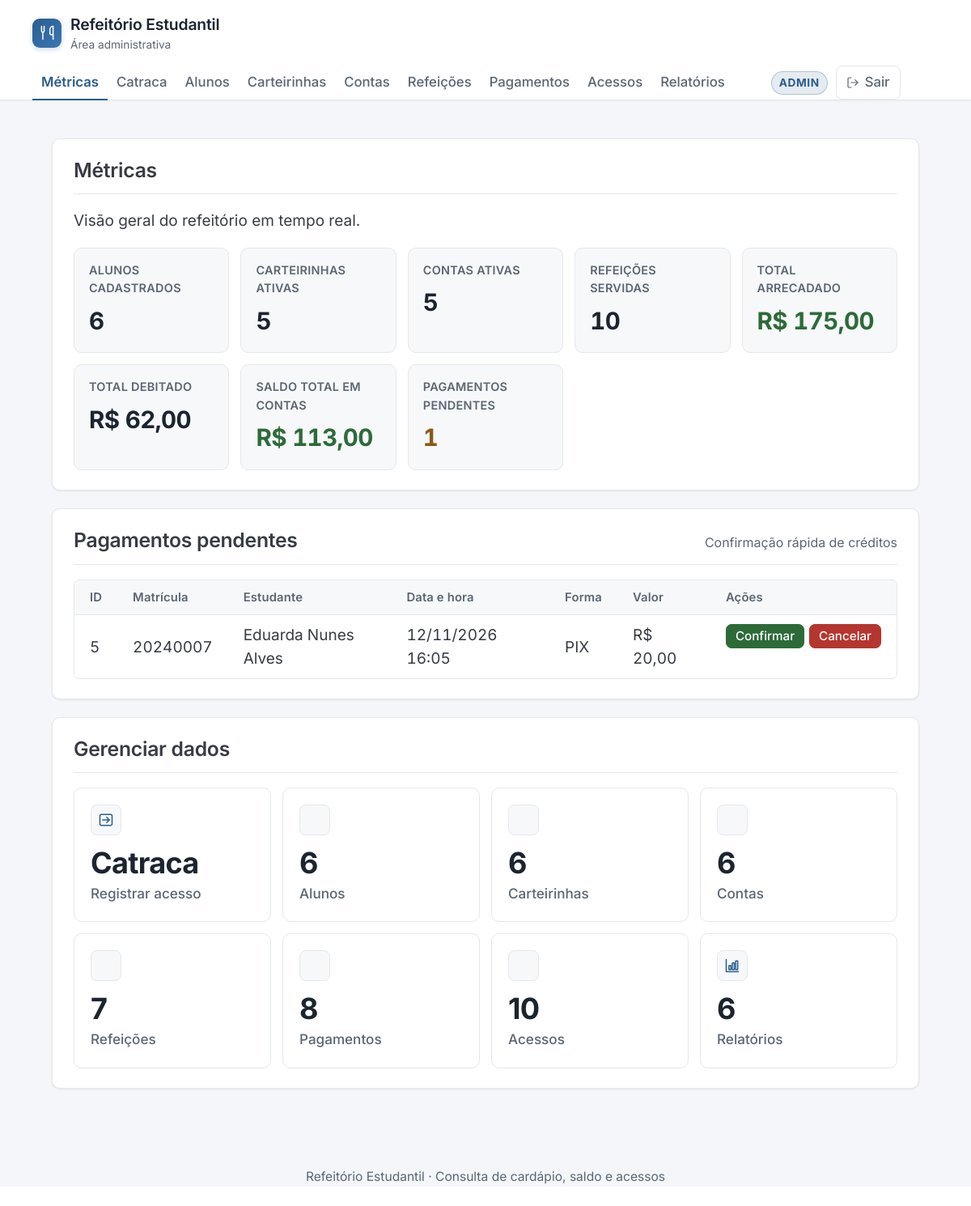
/admin.php (signed in), run on the app's committed database.
### tables this page shows
CREATE TABLE pagamento (
    id_pagamento    INT AUTO_INCREMENT,
    id_conta        INT           NOT NULL,
    valor           DECIMAL(8,2)  NOT NULL,
    data_hora       DATETIME      NOT NULL DEFAULT CURRENT_TIMESTAMP,
    forma_pagamento VARCHAR(10)   NOT NULL,
    status          VARCHAR(10)   NOT NULL DEFAULT 'PENDENTE',
    CONSTRAINT pk_pagamento PRIMARY KEY (id_pagamento),
    CONSTRAINT fk_pag_conta FOREIGN KEY (id_conta) REFERENCES conta (id_conta),
    CONSTRAINT ck_pag_valor CHECK (valor > 0),
    CONSTRAINT ck_pag_forma CHECK (forma_pagamento IN ('PIX', 'CARTAO', 'DINHEIRO')),
    CONSTRAINT ck_pag_status CHECK (status IN ('PENDENTE', 'CONFIRMADO', 'CANCELADO'))
);

CREATE TABLE aluno (
    id_aluno   INT AUTO_INCREMENT,
    matricula  VARCHAR(20)  NOT NULL,
    nome       VARCHAR(100) NOT NULL,
    curso      VARCHAR(60)  NOT NULL,
    email      VARCHAR(100) NOT NULL,
    CONSTRAINT pk_aluno PRIMARY KEY (id_aluno),
    CONSTRAINT uq_aluno_matricula UNIQUE (matricula),
    CONSTRAINT uq_aluno_email UNIQUE (email)
);

### config.php (called while the page is built, shortened)
<?php
function h($s)
{
    return htmlspecialchars((string)$s, ENT_QUOTES, 'UTF-8');
}
function reais($v): string
{
    return 'R$ ' . number_format((float)$v, 2, ',', '.');
}

### admin.php (the view, shortened to what this page needs)
<?php
require 'config.php';
$totAlunos   = (int)escalar($conn, "SELECT COUNT(*) FROM aluno");
$cartAtivas  = (int)escalar($conn, "SELECT COUNT(*) FROM carteirinha WHERE status='ATIVA'");
$contasAtivas= (int)escalar($conn, "SELECT COUNT(*) FROM conta WHERE status='ATIVA'");
$refServidas = (int)escalar($conn, "SELECT COUNT(*) FROM acesso");
$arrecadado  = (float)escalar($conn, "SELECT IFNULL(SUM(valor),0) FROM pagamento WHERE status='CONFIRMADO'");
$pendentes   = (int)escalar($conn, "SELECT COUNT(*) FROM pagamento WHERE status='PENDENTE'");
$saldoTotal  = (float)escalar($conn, "SELECT IFNULL(SUM(saldo),0) FROM vw_saldo");
$debitado    = (float)escalar($conn, "SELECT IFNULL(SUM(valor_debitado),0) FROM acesso");
$pagPendentes = [];
if ($pendentes > 0) {
    $pagPendentes = $conn->query(
        "SELECT p.id_pagamento, p.valor, p.data_hora, p.forma_pagamento, a.matricula, a.nome
           FROM pagamento p
           JOIN conta c ON c.id_conta = p.id_conta
           JOIN aluno a ON a.id_aluno = c.id_aluno
          WHERE p.status = 'PENDENTE'
          ORDER BY p.data_hora, p.id_pagamento"
    )->fetch_all(MYSQLI_ASSOC);
}
$metricas = [
    ['Alunos cadastrados',    number_format($totAlunos, 0, ',', '.'), ''],
    ['Carteirinhas ativas',   number_format($cartAtivas, 0, ',', '.'), ''],
    ['Contas ativas',         number_format($contasAtivas, 0, ',', '.'), ''],
    ['Refeições servidas',    number_format($refServidas, 0, ',', '.'), ''],
    ['Total arrecadado',      reais($arrecadado), 'pos'],
    ['Total debitado',        reais($debitado), ''],
    ['Saldo total em contas', reais($saldoTotal), $saldoTotal < 0 ? 'neg' : 'pos'],
    ['Pagamentos pendentes',  number_format($pendentes, 0, ',', '.'), $pendentes > 0 ? 'avi' : ''],
];
$sv = 'viewBox="0 0 24 24" fill="none" stroke="currentColor" stroke-width="1.8" stroke-linecap="round" stroke-linejoin="round"';
$ICONES = [
    'aluno'       => "<svg $sv><path d='M22 10v6'/><path d='M2 10l10-5 10 5-10 5z'/><path d='M6 12v5c3 3 9 3 12 0v-5'/></svg>",
    'carteirinha' => "<svg $sv><rect x='2' y='5' width='20' height='14' rx='2'/><circle cx='8' cy='11' r='2'/><path d='M14 10h4'/><path d='M14 14h4'/><path d='M5 16c.6-1.2 1.7-2 3-2s2.4.8 3 2'/></svg>",
    'conta'       => "<svg $sv><rect x='2' y='5' width='20' height='14' rx='2'/><path d='M2 10h20'/></svg>",
    'refeicao'    => "<svg $sv><path d='M3 2v7a2 2 0 0 0 2 2 2 2 0 0 0 2-2V2'/><path d='M5 11v11'/><path d='M12 2a3 3 0 0 0-3 3v6a2 2 0 0 0 2 2h2V2z'/><path d='M12 13v9'/><path d='M19 2a3 3 0 0 0-3 3v6h3'/><path d='M19 11v11'/></svg>",
    'pagamento'   => "<svg $sv><rect x='2' y='6' width='20' height='12' rx='2'/><circle cx='12' cy='12' r='2.5'/><path d='M6 12h.01'/><path d='M18 12h.01'/></svg>",
    'acesso'      => "<svg $sv><path d='M15 3h4a2 2 0 0 1 2 2v14a2 2 0 0 1-2 2h-4'/><path d='M10 17l5-5-5-5'/><path d='M15 12H3'/></svg>",
];
require 'header.php';
?>
<div class="card">
    <h2>Métricas</h2>
    <p>Visão geral do refeitório em tempo real.</p>
    <div class="metricas">
        <?php foreach ($metricas as [$rot, $val, $cor]): ?>
            <div class="bloco">
                <div class="rot"><?= h($rot) ?></div>
                <div class="val <?= h($cor) ?>"><?= h($val) ?></div>
            </div>
        <?php endforeach; ?>
    </div>
</div>
<?php if ($pagPendentes): ?>
<div class="card">
    <div class="card-topo">
        <h2>Pagamentos pendentes</h2>
        <span class="card-sub">Confirmação rápida de créditos</span>
    </div>
    <div class="tabela-wrap">
        <table>
            <tr><th>ID</th><th>Matrícula</th><th>Estudante</th><th>Data e hora</th><th>Forma</th><th>Valor</th><th>Ações</th></tr>
            <?php foreach ($pagPendentes as $p): ?>
                <tr>
                    <td><?= (int)$p['id_pagamento'] ?></td>
                    <td><?= h($p['matricula']) ?></td>
                    <td><?= h($p['nome']) ?></td>
                    <td><?= h(date('d/m/Y H:i', strtotime($p['data_hora']))) ?></td>
                    <td><?= h($p['forma_pagamento']) ?></td>
                    <td><?= h(reais($p['valor'])) ?></td>
                    <td class="acoes">
                        <form class="inline" method="post" action="admin.php">
                            <button class="btn peq ok" type="submit">Confirmar</button>
                        </form>
                        <form class="inline" method="post" action="admin.php" onsubmit="return confirm('Cancelar este pagamento?');">
                            <button class="btn peq perigo" type="submit">Cancelar</button>
                        </form>
                    </td>
                </tr>
            <?php endforeach; ?>
        </table>
    </div>
</div>
<?php endif; ?>
<div class="card">
    <h2>Gerenciar dados</h2>
    <div class="grade">
        <a href="catraca.php">
            <div class="icone" aria-hidden="true"><svg <?= $sv ?>><rect x='3' y='4' width='18' height='16' rx='2'/><path d='M7 12h10'/><path d='M13 8l4 4-4 4'/></svg></div>
            <strong>Catraca</strong>
            <span class="rotulo">Registrar acesso</span>
        </a>
    <?php foreach ($TABELAS as $nome => $cfg):
        $total = $conn->query("SELECT COUNT(*) AS n FROM `$nome`")->fetch_assoc()['n']; ?>
        <a href="crud.php?t=<?= h($nome) ?>">
            <div class="icone" aria-hidden="true"><?= $ICONES[$nome] ?? '' ?></div>
            <strong><?= (int)$total ?></strong>
            <span class="rotulo"><?= h($cfg['titulo']) ?></span>
        </a>
    <?php endforeach; ?>
        <a href="relatorios.php">
            <div class="icone" aria-hidden="true"><svg <?= $sv ?>><path d="M3 3v18h18"/><rect x="7" y="12" width="3" height="6"/><rect x="12" y="8" width="3" height="10"/><rect x="17" y="5" width="3" height="13"/></svg></div>
            <strong>6</strong>
            <span class="rotulo">Relatórios</span>
        </a>
    </div>
</div>
<?php require 'footer.php'; ?>

### header.php (style rules this page uses)
:root { --marca: #2a5d8f; --marca-forte: #214c76; --acento: #2a5d8f; --bg: #f4f6f9; --superficie: #ffffff; --superficie-2: #f7f8fa; --borda: #e4e7ec; --borda-forte: #cfd5de; --texto: #1c2430; --texto-suave: #5b6673; --ok-bg: #edf6ee; --ok-bd: #c3e2c7; --ok-tx: #2c6b38; --erro-bg: #fbeeed; --erro-bd: #eccbc8; --erro-tx: #9e342d; --avi-bg: #fbf4e6; --avi-bd: #ecd9ad; --avi-tx: #8a5a16; --pico-primary: var(--marca); --pico-primary-hover: var(--marca-forte); --pico-primary-background: var(--marca); --pico-primary-hover-background: var(--marca-forte); --pico-primary-focus: rgba(42, 93, 143, .22); --pico-primary-inverse: #fff; --pico-border-radius: 7px; --pico-spacing: 1rem; --pico-font-family: "Inter", system-ui, -apple-system, "Segoe UI", Roboto, Arial, sans-serif; --raio: 10px; --raio-sm: 7px; --sombra-card: 0 1px 3px rgba(16, 24, 40, .05), 0 1px 2px rgba(16, 24, 40, .03); --sombra-hover: 0 4px 12px rgba(16, 24, 40, .06); }
body { background: var(--bg); color: var(--texto); font-family: var(--pico-font-family); line-height: 1.55; }
h2 { margin-top: 0; font-weight: 600; letter-spacing: -.01em; font-size: 1.3rem; }
.card { background: var(--superficie); border: 1px solid var(--borda); border-radius: var(--raio); box-shadow: var(--sombra-card); padding: 24px 26px; margin-bottom: 22px; }
.card > *:last-child { margin-bottom: 0; }
.card > h2:first-child, .card-topo { padding-bottom: 14px; margin-bottom: 18px; border-bottom: 1px solid var(--borda); }
.card-topo { display: flex; align-items: baseline; justify-content: space-between; flex-wrap: wrap; gap: 6px 14px; }
.card-topo h2 { margin: 0; }
.card-sub { font-size: .84rem; color: var(--texto-suave); }
.grade { display: grid; grid-template-columns: repeat(auto-fill, minmax(200px, 1fr)); gap: 14px; }
.grade a { display: block; background: var(--superficie); border: 1px solid var(--borda); border-radius: var(--raio); padding: 20px; text-decoration: none; color: var(--texto); transition: border-color .15s, background .15s, transform .15s, box-shadow .15s; }
.grade .icone { width: 38px; height: 38px; border-radius: 8px; margin-bottom: 16px; display: grid; place-items: center; color: var(--marca); background: var(--superficie-2); border: 1px solid var(--borda); }
.grade .icone svg { width: 20px; height: 20px; }
.grade strong { display: block; font-size: 1.9rem; line-height: 1; font-weight: 700; letter-spacing: -.02em; color: var(--texto); margin-bottom: 5px; }
.grade .rotulo { color: var(--texto-suave); font-weight: 500; font-size: .9rem; }
.tabela-wrap { overflow-x: auto; border: 1px solid var(--borda); border-radius: var(--raio-sm); background: var(--superficie); }
.card table { margin: 0; }
.card th { background: var(--superficie-2); color: var(--texto-suave); font-size: .78rem; font-weight: 600; letter-spacing: .01em; border-bottom: 1px solid var(--borda); white-space: nowrap; }
.card td { border-bottom: 1px solid var(--borda); vertical-align: middle; font-variant-numeric: tabular-nums; }
.card tbody tr:last-child td { border-bottom: 0; }
.btn { display: inline-flex; align-items: center; justify-content: center; gap: 6px; width: auto; background: var(--marca); color: #fff; border: 1px solid var(--marca); border-radius: var(--raio-sm); padding: 8px 16px; font-size: .88rem; font-weight: 500; line-height: 1.2; cursor: pointer; text-decoration: none; margin: 0; transition: background .15s, border-color .15s; }
.btn.perigo { background: #b5362e; border-color: #b5362e; }
.btn.ok { background: #2c6b38; border-color: #2c6b38; }
.btn.peq { padding: 5px 11px; font-size: .8rem; }
form.inline { display: inline; margin: 0; }
.acoes { white-space: nowrap; display: flex; gap: 6px; align-items: center; }
.metricas { display: grid; grid-template-columns: repeat(auto-fill, minmax(180px, 1fr)); gap: 14px; }
.bloco { background: var(--superficie-2); border: 1px solid var(--borda); border-radius: var(--raio); padding: 16px 18px; }
.bloco .rot { font-size: .76rem; font-weight: 600; letter-spacing: .02em; text-transform: uppercase; color: var(--texto-suave); }
.bloco .val { font-size: 1.55rem; font-weight: 700; letter-spacing: -.02em; margin-top: 6px; color: var(--texto); font-variant-numeric: tabular-nums; }
.bloco .val.pos { color: var(--ok-tx); }
.bloco .val.avi { color: var(--avi-tx); }

### data on the page
pagamento: id_pagamento "5", aluno.matricula "20240007", aluno.nome "Eduarda Nunes Alves", data_hora "12/11/2026 16:05", forma_pagamento "PIX", valor "R$ 20,00"

### other printed values
$cfgNav['titulo'] "Alunos"
$cfgNav['titulo'] "Carteirinhas"
$cfgNav['titulo'] "Contas"
$cfgNav['titulo'] "Refeições"
$cfgNav['titulo'] "Pagamentos"
$cfgNav['titulo'] "Acessos"
$rot "ALUNOS CADASTRADOS"
$val "6"
$rot "CARTEIRINHAS ATIVAS"
$val "5"
$rot "CONTAS ATIVAS"
$rot "REFEIÇÕES SERVIDAS"
$val "10"
$rot "TOTAL ARRECADADO"
$val "R$ 175,00"
